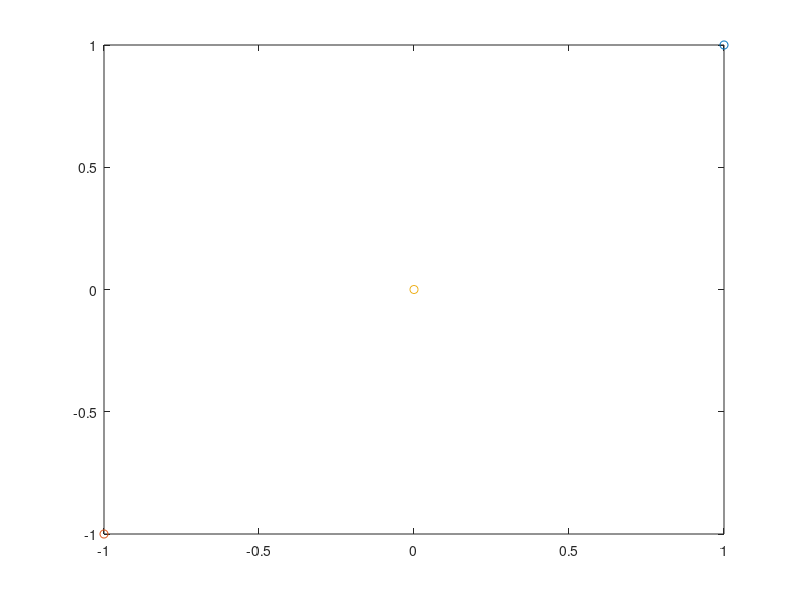

The MATLAB source for this figure: (Note: this script raises an error after producing the figure.)
clc; clear;

% define epsilon and t final 
e = 1e-3;
tf = 3;

% calculate num of steps
nstep = tf/e;

% define constants
G = 3;
M = 30;
m = [1.1e-1 1.3e-1];

% define V & F
V = @(x,y,m) - G*m*M * (x^2 + y^2)^(-1/2);
Fx = @(x,y,m) - G*m*M * x * (x^2 + y^2)^(-3/2);
Fy = @(x,y,m) - G*m*M * y * (x^2 + y^2)^(-3/2);

% define p(t, n, p_n) & q(t, n, q_n)
p(1,1,:) = [0.3 -0.8];
p(1,2,:) = [-0.1 0.9];
q(1,1,:) = [1 1];
q(1,2,:) = [-1 -1];
t(1) = 0;

% define Hamiltonian
p1 = squeeze(p(1,1,:))';
p2 = squeeze(p(1,2,:))';
q1 = squeeze(q(1,1,:))';
q2 = squeeze(q(1,2,:))';
H(1,:) = dot(p1,p1)/(2*m(1)) + V(q1(1), q1(2), m(1)) +...
         dot(p2,p2)/(2*m(2)) + V(q2(1), q2(2), m(2));

%% euler-cromer iteration
for n=1:2
    for i=1:nstep
        pn = squeeze(p(i,n,:))';
        px = pn(1); py = pn(2);
        qn = squeeze(q(i,n,:))';
        qx = qn(1); qy = qn(2);

        p(i+1,n,1) = px + e * Fx(qx, qy, m(n)); % Px
        p(i+1,n,2) = py + e * Fy(qx, qy, m(n)); % Py
        pn1 = squeeze(p(i+1,n,:))';
        q(i+1,n,:) = qn + e * pn1/m(n); % Q
        if n==1
            H(i+1,:) = dot(pn,pn)/(2*m(n)) + V(qx, qy, m(n));
            t(i+1) = t(i) + e;
        else
            H(i+1,:) = H(i+1,:) + dot(pn,pn)/(2*m(n)) + V(qx, qy, m(n));
        end
    end
end

%% RK2
RK2_p(1,:,:) = p(1,:,:);
RK2_q(1,:,:) = q(1,:,:);
RK2_H(1,:) = H(1,:);
RK2_t(1) = t(1);

for n=1:2
    for i=1:nstep
        pn = squeeze(RK2_p(i,n,:))';
        px = pn(1); py = pn(2);
        qn = squeeze(RK2_q(i,n,:))';
        qx = qn(1); qy = qn(2);

        % k1
        RK2_k1_q(i,:) = pn/m(n);
        RK2_k1_p(i,1) = Fx(qx, qy, m(n)); % Px
        RK2_k1_p(i,2) = Fy(qx, qy, m(n)); % Py
    
        % mid for k2
        RK2_q_mid(i,:) = qn + e * 0.5 * RK2_k1_q(i,:);
        RK2_p_mid(i,:) = pn + e * 0.5 * RK2_k1_p(i,:);
    
        % k2
        RK2_k2_q(i,:) = RK2_p_mid(i,:)/m(n);
        RK2_k2_p(i,1) = Fx(RK2_q_mid(i,1), RK2_q_mid(i,2), m(n)); % Px
        RK2_k2_p(i,2) = Fy(RK2_q_mid(i,1), RK2_q_mid(i,2), m(n)); % Py
    
        %
        RK2_p(i+1,n,:) = pn + e * RK2_k2_p(i,:);
        RK2_q(i+1,n,:) = qn + e * RK2_k2_q(i,:);
        
        RK2_H(i+1,:) = RK2_H(i,:) + dot(pn,pn) / (2*m(n)) + V(qx, qy, m(n));
        if n==1
            RK2_t(i+1) = RK2_t(i) + e;
        end
    end
end

%% PLOTS
plot3(RK2_p(:,1,1), RK2_p(:,1,2), RK2_t, 'x-',...
      RK2_p(:,2,1), RK2_p(:,2,2), RK2_t, 'x-',...
      p(:,1,1), p(:,1,2), t, '.-',...
      p(:,2,1), p(:,2,2), t, '.-');
title('Momentum (p vs t)');
legend('P1 - RK2', 'P2 - RK2', ...
       'P1 - EC', 'P2 - EC');
xlabel('p_x');
ylabel('p_y');
zlabel('t');
pause;

plot3(RK2_q(:,1,1), RK2_q(:,1,2), RK2_t, 'x-',...
      RK2_q(:,2,1), RK2_q(:,2,2), RK2_t, 'x-',...
      p(:,1,1), p(:,1,2), t, '.-',...
      p(:,2,1), p(:,2,2), t, '.-');
title('Position (qx vs qy)');
legend('P1 - RK2', 'P2 - RK2', ...
       'P1 - EC', 'P2 - EC');
xlabel('q_x');
ylabel('q_y');
zlabel('t');
pause;

plot3(RK2_p(:,1,1), RK2_q(:,1,1), RK2_t, 'x-',...
      RK2_p(:,2,1), RK2_q(:,2,1), RK2_t, 'x-',...
      p(:,1,1), q(:,1,1), t, '.-',...
      p(:,2,1), q(:,2,1), t, '.-');
title('Phase space diagram(px vs qx)');
legend('P1 - RK2', 'P2 - RK2', ...
       'P1 - EC', 'P2 - EC');
xlabel('px');
ylabel('qy');
pause;

plot(RK2_t, RK2_H(:,1), 'x-', ...
     t, H(:,1), '.-');
title('Hamiltonian (H vs t)');
legend('RK2', 'EC');
xlabel('t');
ylabel('H');
pause;

%% SIMULATION
trail = nstep;
for i=1:5:nstep
    if i <= trail
        range = 1:i;
    else
        range = i-trail:i;
    end

    p1_x = q(i,1,1);
    p1_y = q(i,1,2);
    p1_r = sqrt(p1_x.^2 + p1_y.^2);
    
    p2_x = q(i,2,1);
    p2_y = q(i,2,2);
    p2_r = sqrt(p2_x.^2 + p2_y.^2);

    p = plot(q(i,1,1), q(i,1,2), 'o', ...
             q(i,2,1), q(i,2,2), 'o', ...
             0,0,'o',...
             q(range,1,1), q(range,1,2), '-',...
             q(range,2,1), q(range,2,2), '-');

    % PLANET 1
    p(1).MarkerSize = 10;
    p(1).MarkerFaceColor = 'red';
    p(4).Color = [0.5 0 0];

    % PLANET 2
    p(2).MarkerSize = 10;
    p(2).MarkerFaceColor = 'blue';
    p(5).Color = [0 0 0.5];
    
    % SUN
    p(3).MarkerSize = 20;
    p(3).MarkerFaceColor = 'yellow';


    legend('Planet 1', 'Planet 2', 'Sun');
    text(p1_x, p1_y, ['    r = ', num2str(p1_r)]);
    text(p2_x, p2_y, ['    r = ', num2str(p2_r)]);
    xlim([-3 3]);
    ylim([-3 3]);
    pause(e);
end

%% KEPLER
kep = [];

for n=1:2
    planet_q = squeeze(q(:,n,:));
    planet_r = sqrt(planet_q(:,1).^2 + planet_q(:,2).^2);
    
    [max, I_max] = findpeaks(planet_r);
    [min, I_min] = findpeaks(-planet_r);
    
    perihelion = planet_q(I_min(1), :);
    aphelion = planet_q(I_max(1), :);
    V = perihelion - aphelion;
    a = sqrt(V * V') / 2;
    T = I_min(2) - I_min(1);
    
    kep = [kep; a^3/T^2];
    
end
bar(kep);
title('Kepler constant (a^3/T^2)');
text(1:length(kep), kep, num2str(kep), 'vert','bottom','horiz','center');
